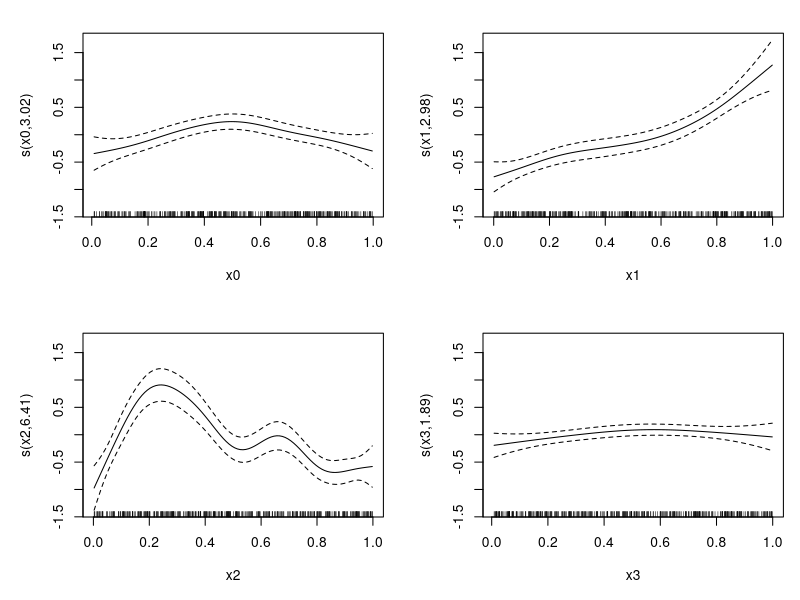
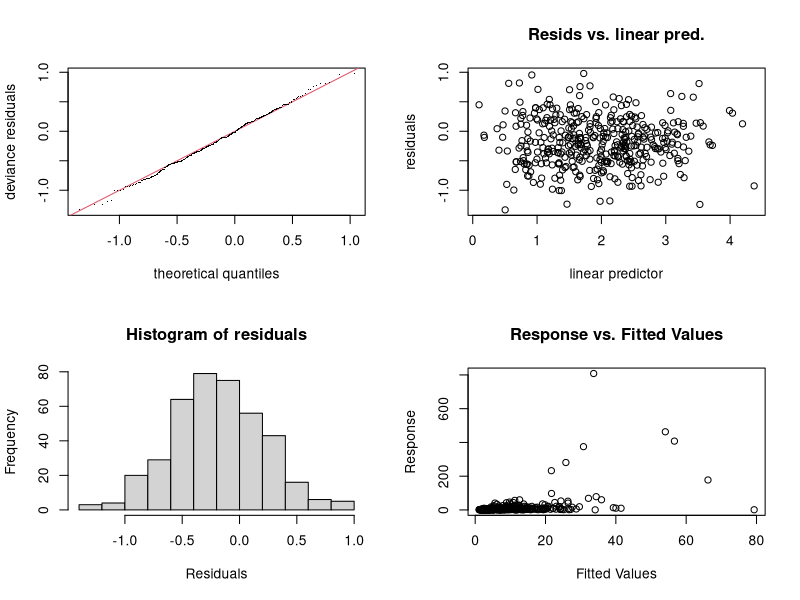

These charts were generated, in order, by the following R code:
library(mgcv)


### Name: rig
### Title: Generate inverse Gaussian random deviates
### Aliases: rig

### ** Examples

require(mgcv)
set.seed(7)
## An inverse.gaussian GAM example, by modify `gamSim' output... 
dat <- gamSim(1,n=400,dist="normal",scale=1)
dat$f <- dat$f/4 ## true linear predictor 
Ey <- exp(dat$f);scale <- .5 ## mean and GLM scale parameter
## simulate inverse Gaussian response...
dat$y <- rig(Ey,mean=Ey,scale=.2)
big <- gam(y~ s(x0)+ s(x1)+s(x2)+s(x3),family=inverse.gaussian(link=log),
          data=dat,method="REML")
plot(big,pages=1)
gam.check(big)
summary(big)
